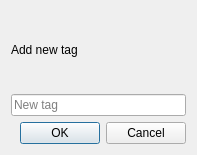
<?xml version="1.0" encoding="UTF-8"?>
<ui version="4.0">
 <class>TagAddDialog</class>
 <widget class="QDialog" name="TagAddDialog">
  <property name="geometry">
   <rect>
    <x>0</x>
    <y>0</y>
    <width>197</width>
    <height>155</height>
   </rect>
  </property>
  <property name="sizePolicy">
   <sizepolicy hsizetype="Preferred" vsizetype="Minimum">
    <horstretch>0</horstretch>
    <verstretch>0</verstretch>
   </sizepolicy>
  </property>
  <property name="windowTitle">
   <string>Add a new tag</string>
  </property>
  <property name="windowIcon">
   <iconset theme="tag" resource="../breeze-pkbsuite.qrc">
    <normaloff>:/icons/breeze-pkbsuite/16x16/tag.svg</normaloff>:/icons/breeze-pkbsuite/16x16/tag.svg</iconset>
  </property>
  <layout class="QGridLayout" name="gridLayout">
   <item row="0" column="0">
    <widget class="QLabel" name="label">
     <property name="text">
      <string>Add new tag</string>
     </property>
    </widget>
   </item>
   <item row="2" column="0">
    <widget class="QDialogButtonBox" name="buttonBox">
     <property name="orientation">
      <enum>Qt::Horizontal</enum>
     </property>
     <property name="standardButtons">
      <set>QDialogButtonBox::Cancel|QDialogButtonBox::Ok</set>
     </property>
    </widget>
   </item>
   <item row="1" column="0">
    <widget class="QLineEdit" name="nameLineEdit">
     <property name="placeholderText">
      <string>New tag</string>
     </property>
    </widget>
   </item>
  </layout>
 </widget>
 <resources>
  <include location="../breeze-pkbsuite.qrc"/>
 </resources>
 <connections>
  <connection>
   <sender>buttonBox</sender>
   <signal>accepted()</signal>
   <receiver>TagAddDialog</receiver>
   <slot>accept()</slot>
   <hints>
    <hint type="sourcelabel">
     <x>248</x>
     <y>254</y>
    </hint>
    <hint type="destinationlabel">
     <x>157</x>
     <y>274</y>
    </hint>
   </hints>
  </connection>
  <connection>
   <sender>buttonBox</sender>
   <signal>rejected()</signal>
   <receiver>TagAddDialog</receiver>
   <slot>reject()</slot>
   <hints>
    <hint type="sourcelabel">
     <x>316</x>
     <y>260</y>
    </hint>
    <hint type="destinationlabel">
     <x>286</x>
     <y>274</y>
    </hint>
   </hints>
  </connection>
 </connections>
</ui>
